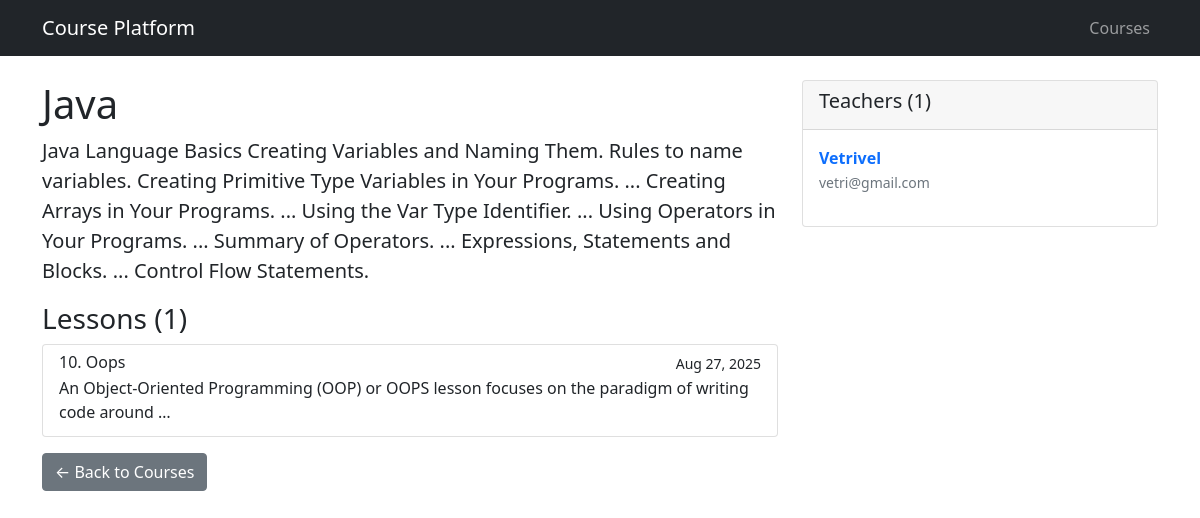
The app's page /courses/course/1/ with its own data.
### courses/models.py (models this page shows, shortened)
class Course(models.Model):
    title = models.CharField(max_length=200)
    description = models.TextField()
    created_at = models.DateTimeField(auto_now_add=True)
    updated_at = models.DateTimeField(auto_now=True)
    class Meta:
        ordering = ['title']

class Lesson(models.Model):
    title = models.CharField(max_length=200)
    content = models.TextField()
    course = models.ForeignKey(Course, on_delete=models.CASCADE, related_name='lessons')
    order = models.PositiveIntegerField(default=1)
    created_at = models.DateTimeField(auto_now_add=True)
    updated_at = models.DateTimeField(auto_now=True)
    class Meta:
        ordering = ['course', 'order']
        unique_together = ['course', 'order']

class Teacher(models.Model):
    name = models.CharField(max_length=100)
    email = models.EmailField(unique=True)
    courses = models.ManyToManyField(Course, related_name='teachers', blank=True)
    created_at = models.DateTimeField(auto_now_add=True)
    class Meta:
        ordering = ['name']

### courses/views.py (the view)
# urls.py: path('course/<int:pk>/', views.course_detail, name='course_detail'),
def course_detail(request, pk):
    course = get_object_or_404(Course, pk=pk)
    lessons = course.lessons.all()
    teachers = course.teachers.all()
    context = {
        'course': course,
        'lessons': lessons,
        'teachers': teachers,
    }
    return render(request, 'courses/course_detail.html', context)

### templates/courses/course_detail.html (shortened to what this page needs)
{% extends 'base.html' %}
{% block content %}
<div class="row">
    <div class="col-lg-8">
        <h1>{{ course.title }}</h1>
        <p class="lead">{{ course.description }}</p>
        <h3>Lessons ({{ lessons.count }})</h3>
        {% if lessons %}
        <div class="list-group">
            {% for lesson in lessons %}
            <a href="{% url 'courses:lesson_detail' lesson.pk %}" class="list-group-item list-group-item-action">
                <div class="d-flex w-100 justify-content-between">
                    <h6 class="mb-1">{{ lesson.order }}. {{ lesson.title }}</h6>
                    <small>{{ lesson.created_at|date:"M d, Y" }}</small>
                </div>
                <p class="mb-1">{{ lesson.content|truncatewords:15 }}</p>
            </a>
            {% endfor %}
        </div>
        {% else %}
        <div class="alert alert-info">No lessons available for this course yet.</div>
        {% endif %}
    </div>
    <div class="col-lg-4">
        <div class="card">
            <div class="card-header">
                <h5>Teachers ({{ teachers.count }})</h5>
            </div>
            <div class="card-body">
                {% if teachers %}
                <ul class="list-unstyled">
                    {% for teacher in teachers %}
                    <li class="mb-2">
                        <a href="{% url 'courses:teacher_detail' teacher.pk %}" class="text-decoration-none">
                            <strong>{{ teacher.name }}</strong>
                        </a>
                        <br>
                        <small class="text-muted">{{ teacher.email }}</small>
                    </li>
                    {% endfor %}
                </ul>
                {% else %}
                <p class="text-muted">No teachers assigned to this course yet.</p>
                {% endif %}
            </div>
        </div>
    </div>
</div>
<div class="mt-3">
    <a href="{% url 'courses:course_list' %}" class="btn btn-secondary">← Back to Courses</a>
</div>
{% endblock %}

### records on screen
Course: title "Java", description "Java Language Basics Creating Variables and Naming Them. Rules to name variables. Creating Primitive Type Variables in Your Programs. ... Creating Arrays in Your Programs. ... Using the Var Type Identifier. ... Using Operators in Your Programs. ... Summary of Operators. ... Expressions, Statements and Blocks. ... Control Flow Statements.", count "1"
Lesson: order "10", title "Oops", created_at "Aug 27, 2025", content "An Object-Oriented Programming (OOP) or OOPS lesson focuses on the paradigm of writing code around …"
Teacher: name "Vetrivel", email "vetri@gmail.com"

### other values on screen
{{ teachers.count }} "1"
